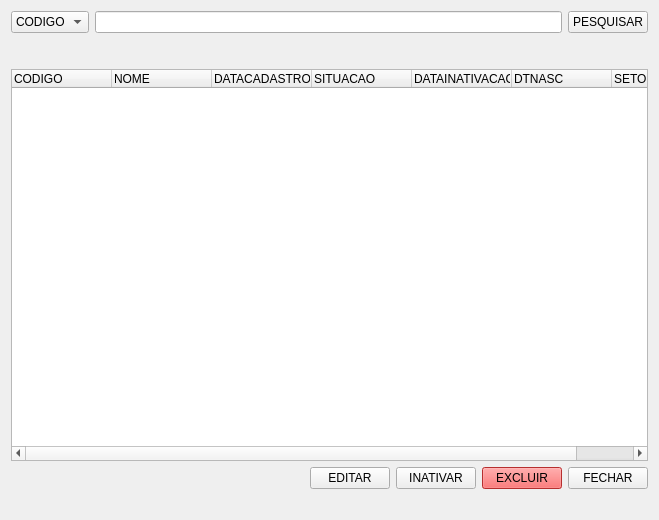
<?xml version="1.0" encoding="UTF-8"?>
<ui version="4.0">
 <class>Form</class>
 <widget class="QWidget" name="Form">
  <property name="geometry">
   <rect>
    <x>0</x>
    <y>0</y>
    <width>659</width>
    <height>520</height>
   </rect>
  </property>
  <property name="windowTitle">
   <string>Form</string>
  </property>
  <layout class="QVBoxLayout" name="verticalLayout">
   <item>
    <layout class="QHBoxLayout" name="horizontalLayout">
     <property name="bottomMargin">
      <number>30</number>
     </property>
     <item>
      <widget class="QComboBox" name="pesquisa_cbbox">
       <item>
        <property name="text">
         <string>CODIGO</string>
        </property>
       </item>
       <item>
        <property name="text">
         <string>NOME</string>
        </property>
       </item>
      </widget>
     </item>
     <item>
      <widget class="QLineEdit" name="textopesquisa_lnedit"/>
     </item>
     <item>
      <widget class="QPushButton" name="pesquisar_btt">
       <property name="text">
        <string>PESQUISAR</string>
       </property>
      </widget>
     </item>
    </layout>
   </item>
   <item>
    <widget class="QTreeWidget" name="treeWidget">
     <column>
      <property name="text">
       <string>CODIGO</string>
      </property>
     </column>
     <column>
      <property name="text">
       <string>NOME</string>
      </property>
     </column>
     <column>
      <property name="text">
       <string>DATACADASTRO</string>
      </property>
     </column>
     <column>
      <property name="text">
       <string>SITUACAO</string>
      </property>
     </column>
     <column>
      <property name="text">
       <string>DATAINATIVACAO</string>
      </property>
     </column>
     <column>
      <property name="text">
       <string>DTNASC</string>
      </property>
     </column>
     <column>
      <property name="text">
       <string>SETOR</string>
      </property>
     </column>
    </widget>
   </item>
   <item>
    <layout class="QHBoxLayout" name="horizontalLayout_2">
     <property name="bottomMargin">
      <number>20</number>
     </property>
     <item>
      <spacer name="espaco_hor">
       <property name="orientation">
        <enum>Qt::Horizontal</enum>
       </property>
       <property name="sizeHint" stdset="0">
        <size>
         <width>40</width>
         <height>20</height>
        </size>
       </property>
      </spacer>
     </item>
     <item>
      <widget class="QPushButton" name="editar_btt">
       <property name="text">
        <string>EDITAR</string>
       </property>
      </widget>
     </item>
     <item>
      <widget class="QPushButton" name="inativar_btt">
       <property name="text">
        <string>INATIVAR</string>
       </property>
      </widget>
     </item>
     <item>
      <widget class="QPushButton" name="excluir_btt">
       <property name="styleSheet">
        <string notr="true">background-color: rgb(255, 66, 66);</string>
       </property>
       <property name="text">
        <string>EXCLUIR</string>
       </property>
      </widget>
     </item>
     <item>
      <widget class="QPushButton" name="fechar_btt">
       <property name="text">
        <string>FECHAR</string>
       </property>
      </widget>
     </item>
    </layout>
   </item>
  </layout>
 </widget>
 <tabstops>
  <tabstop>pesquisa_cbbox</tabstop>
  <tabstop>textopesquisa_lnedit</tabstop>
  <tabstop>pesquisar_btt</tabstop>
  <tabstop>editar_btt</tabstop>
  <tabstop>excluir_btt</tabstop>
  <tabstop>fechar_btt</tabstop>
 </tabstops>
 <resources/>
 <connections/>
</ui>
